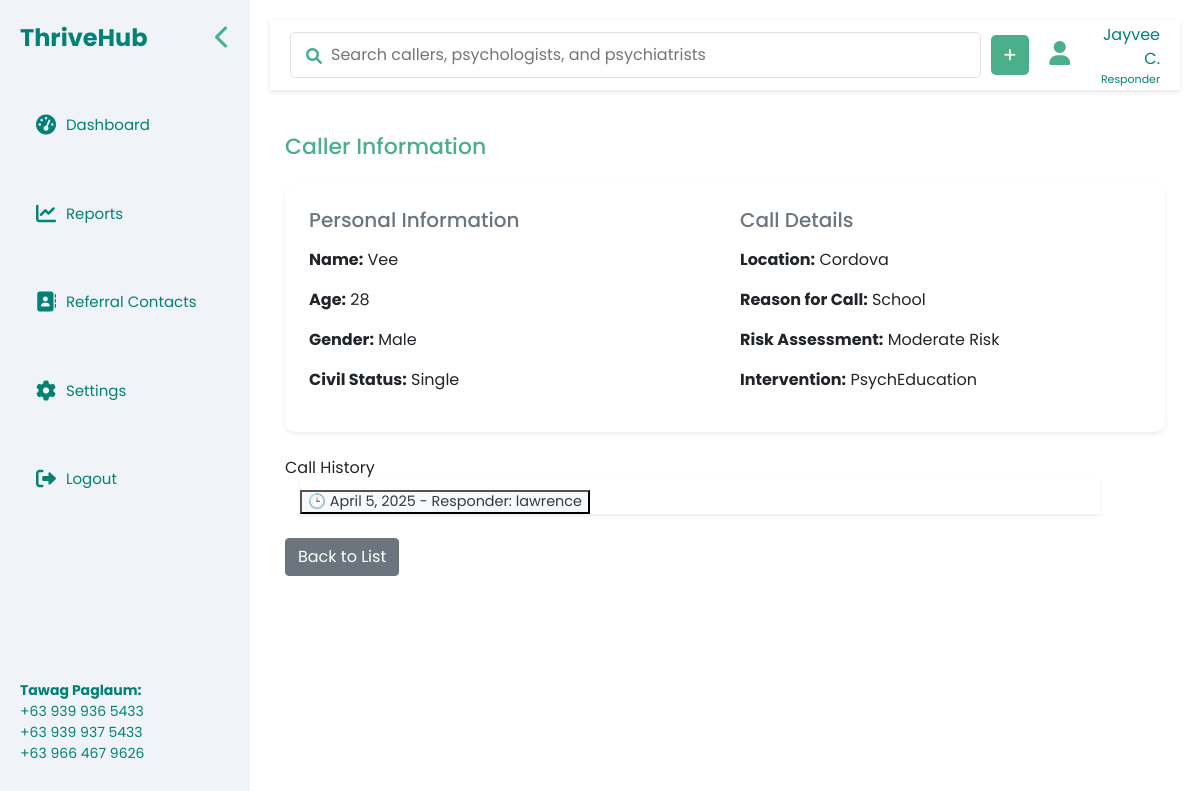
The app's page /caller/2/ (signed in) with its own data.
### form/models.py (models this page shows, shortened)
class Responder(AbstractUser):
    responderID = models.AutoField(primary_key=True)
    mfa_secret = models.CharField(max_length=16, blank=True, null=True)
    mfa_enabled = models.BooleanField(default=False)
    responderName = models.CharField(max_length=255)
    role = models.CharField(max_length=255)
    shift = models.CharField(max_length=255)
    password = models.CharField(default="password")
    username = models.CharField(max_length=150, unique=True)
    def __str__(self):
        return self.username

class Caller(models.Model):
    GENDER_CHOICES = [
        ('Male', 'Male'),
        ('Female', 'Female'),
        ('LGBTQ++', 'LGBTQ++'),
        ('N/A', 'N/A'),
    ]
    STATUS_CHOICES = [
        ('Single', 'Single'),
        ('Single (Living in)', 'Single (Living in)'),
        ('Married', 'Married'),
        ('Separated', 'Separated'),
        ('Widowed', 'Widowed'),
        ('N/A', 'N/A'),
    ]
    SOURCE_CHOICES = [
        ('Online', 'Online'),
        ('Media', 'Media'),
        ('Family/Friend', 'Family/Friend'),
        ('Colleague', 'Colleague'),
        ('Referral', 'Referral'),
    ]
    REASON_CHOICES = [
        ('Mental Health', 'Mental Health'),
        ('Marital', 'Marital'),
        ('School', 'School'),
        ('Financial', 'Financial'),
        ('Suicidal Crisis', 'Suicidal Crisis'),
        ('Calling for another person', 'Calling for another person'),
    ]
    INTERVENTION_CHOICES = [
        ('PsychEducation', 'PsychEducation'),
        ('Referral', 'Referral'),
        ('Empathetic Listening', 'Empathetic Listening'),
        ('Breathing Technique', 'Breathing Technique'),
    ]
    RISK_CHOICES = [
        ('Low Risk', 'Low Risk'),
        ('Moderate Risk', 'Moderate Risk'),
        ('High Risk', 'High Risk'),
    ]
    callerID = models.AutoField(primary_key=True)
    callerName = models.CharField(max_length=255, null=True, blank=True)
    gender = models.CharField(max_length=255, null=True, blank=True, choices=GENDER_CHOICES)
    civilStatus = models.CharField(max_length=255, null=True, blank=True, choices=STATUS_CHOICES, )
    age = models.CharField(max_length=2, null=True, blank=True)
    location = models.CharField(max_length=255, null=True, blank=True)
    infoSource = models.CharField(max_length=255, null=True, blank=True, choices=SOURCE_CHOICES)
    reason = models.CharField(max_length=255, null=True, blank=True, choices=REASON_CHOICES)
    intervention = models.CharField(max_length=255, null=True, blank=True, choices=INTERVENTION_CHOICES)
    riskAssessment = models.CharField(max_length=255, null=True, blank=True, choices=RISK_CHOICES)
    patient = models.ForeignKey('Patient', null=True, blank=True, on_delete=models.SET_NULL, related_name='callers')
    representative = models.ForeignKey('Representative', null=True, blank=True, on_delete=models.SET_NULL,
                                       related_name='representative')

class CallSession(models.Model):
    sessionID = models.AutoField(primary_key=True)
    caller = models.ForeignKey(Caller, on_delete=models.CASCADE, related_name='sessions')
    responder = models.ForeignKey(settings.AUTH_USER_MODEL, on_delete=models.CASCADE, related_name='call_sessions', default=1)
    startTime = models.TimeField(null=True, blank=True)
    endTime = models.TimeField(null=True, blank=True)
    callDate = models.DateField(default=now)
    outcome = models.CharField(max_length=255)
    notes = models.TextField()

### ThriveHub/views.py (the view)
# urls.py: path('caller/<int:callerID>/', caller_detail, name='caller_detail'),
def caller_detail(request, callerID):
    caller = get_object_or_404(Caller, callerID=callerID)
    call_sessions = CallSession.objects.filter(caller=caller).prefetch_related('transcript').order_by('-callDate')
    context = {
        'caller': caller,
        'call_sessions': call_sessions, }
    return render(request, 'caller_detail.html', context)

### templates/caller_detail.html (shortened to what this page needs)
{% extends 'layout.html' %}
{% block content %}
<div class="container mt-4">
    <h2 class="section-title mb-4">Caller Information</h2>
    <div class="card-caller shadow-sm p-4">
        <div class="row">
            <div class="col-md-6">
                <h5 class="text-secondary mb-3">Personal Information</h5>
                <p><strong>Name:</strong> {{ caller.callerName }}</p>
                <p><strong>Age:</strong> {{ caller.age }}</p>
                <p><strong>Gender:</strong> {{ caller.gender }}</p>
                <p><strong>Civil Status:</strong> {{ caller.civilStatus }}</p>
            </div>
            <div class="col-md-6">
                <h5 class="text-secondary mb-3">Call Details</h5>
                <p><strong>Location:</strong> {{ caller.location }}</p>
                <p><strong>Reason for Call:</strong> {{ caller.reason }}</p>
                <p><strong>Risk Assessment:</strong> {{ caller.riskAssessment }}</p>
                <p><strong>Intervention:</strong> {{ caller.intervention }}</p>
            </div>
        </div>
    </div>
    <div class="mt-4">
            Call History
    </div>
    {% if call_sessions %}
        <div class="accordion shadow-sm" id="callHistoryAccordion" style="max-width: 800px; margin-left: 15px;">
            {% for session in call_sessions %}
            <div class="accordion-item">
                <h3 class="accordion-header" id="heading{{ session.sessionID }}">
                    <button class="accordion-button collapsed bg-light text-dark fw-bold" type="button"
                            data-bs-toggle="collapse" data-bs-target="#collapse{{ session.sessionID }}"
                            aria-expanded="false" aria-controls="collapse{{ session.sessionID }}"
                            style="font-size: 0.9rem;">
                        🕒 {{ session.callDate }} - Responder: {{ session.responder }}
                    </button>
                </h3>
            </div>
            {% endfor %}
        </div>
    {% else %}
        <p class="text-muted text-center">No previous call history available for this caller.</p>
    {% endif %}
    <a href="{% url 'Reports' %}" class="btn btn-secondary mt-3">Back to List</a>
</div>
{% endblock %}

### templates/layout.html (shortened to what this page needs)
<!doctype html>
{% load static %}
<html lang="en">
<head>
    <link rel="stylesheet" href="https://cdnjs.cloudflare.com/ajax/libs/font-awesome/6.0.0-beta3/css/all.min.css">
    <link rel="stylesheet" href="https://maxcdn.bootstrapcdn.com/bootstrap/4.5.2/css/bootstrap.min.css">
    <link rel="stylesheet" href="{% static 'css/style.css' %}">
</head>
<body>
    <div class="dashboard-container">
    <div class="sidebar">
        <div class="logo">
            <span class="sidebar-title">ThriveHub</span>
            <div class="toggle-icon" onclick="toggleSidebar()">
                <i class="fas fa-chevron-left"></i>
            </div>
        </div>
        <nav>
            <a href="/" class="nav-link"><i class="fas fa-tachometer-alt"></i> <span class="nav-text">Dashboard</span></a>
            <a href="{% url 'Reports' %}" class="nav-link"><i class="fas fa-chart-line"></i> <span class="nav-text">Reports</span></a>
            <a href="/referrals" class="nav-link"><i class="fas fa-address-book"></i> <span class="nav-text">Referral Contacts</span></a>
            <a href="/settings" class="nav-link"><i class="fas fa-cog"></i> <span class="nav-text">Settings</span></a>
            <a href="{% url 'responder:logout' %}" class="nav-link"><i class="fas fa-sign-out-alt"></i> <span class="nav-text">Logout</span></a>
        </nav>
        <div class="sidebar-footer">
            <div class="footer-content">
                <span><b>Tawag Paglaum:</b></span>
                <p>
                    +63 939 936 5433 <br>
                    +63 939 937 5433 <br>
                    +63 966 467 9626 <br>
                </p>
            </div>
        </div>
    </div>
    <div class="main-content">
        <div class="header">
            <div class="search-container">
                <form action="{% url 'search_results' %}" method="GET" class="d-flex" style="width: 100%;">
                    <button type="submit" class="fas fa-search search-icon" style="border-style: none; background-color: transparent;"></button>
                    <input type="text" name="q" class="search-bar" placeholder="Search callers, psychologists, and psychiatrists" required>
                </form>
                <a href="{% url 'AddCall' %}" class="btn btn-sm def-btn add-call-btn">
                    <i class="fa-solid fa-plus"></i>
                </a>
            </div>
            <div class="user-info">
                <a href="{% url 'settings' %}"><i class="fa-solid fa-user"></i></a>
                <span>
                    {% if request.user.is_authenticated %}
                        {{ request.user.first_name|default:"Responder" }} {{ request.user.last_name|default:"" }} <br>
                    {% else %}
                        Responder<br>
                    {% endif %}
                    <span class="responder-text">Responder</span>
                </span>
            </div>
        </div>
        {% block content %}
        {% endblock %}

### static/css/style.css (style rules this page uses)
.dashboard-container { display: flex; height: 100vh; font-family: 'Poppins', sans-serif; }
.sidebar { background-color: #F0F4F9; width: 250px; padding: 20px; display: flex; flex-direction: column; justify-content: space-between; transition: width 0.4s; }
.logo { display: flex; align-items: center; justify-content: space-between; position: relative; }
.sidebar-title { font-size: 24px; font-weight: bold; margin-right: 10px; color: #038175; }
.toggle-icon { cursor: pointer; font-size: 24px; color: #4CAF8B; transition: transform 0.3s; }
.nav-link { text-decoration: none; color: #4CAF8B; margin-bottom: 20px; display: flex; align-items: center; justify-content: flex-start; margin-top: 50px; }
.nav-link i { font-size: 24px; transition: font-size 0.3s; }
.nav-link .nav-text { margin-left: 10px; transition: display 0.3s; }
.sidebar .nav-link i { font-size: 20px; }
.sidebar-footer { display: flex; flex-direction: column; align-items: flex-start; margin-top: auto; font-size: 14px; color: #038175; }
.footer-content { display: block; }
.sidebar a { text-decoration: none; color: #038175; font-size: 15px; display: flex; align-items: center; }
.logo { position: relative; font-size: 24px; font-weight: bold; }
.def-btn { background-color: #4CAF8B; color: white; }
.main-content { flex: 1; background-color: #fff; padding: 20px; display: flex; flex-direction: column; }
.header { background-color: #fff; height: 70px; padding: 10px 20px; display: flex; align-items: center; justify-content: space-between; box-shadow: 0px 2px 5px rgba(0, 0, 0, 0.1); }
.search-container { position: relative; display: flex; align-items: center; width: 200%; align-items: center; }
.header .search-bar { width: 100%; padding: 10px; border: 1px solid #e0e0e0; border-radius: 5px; padding-left: 40px; }
.search-icon { position: absolute; left: 10px; top: 15px; color: #4CAF8B; }
.header .user-info { display: flex; align-items: center; text-align: right; margin-left: 20px; width: 30%; }
.header .user-info i { font-size: 24px; margin-right: 20px; color: #4CAF8B; }
.header .user-info span { color: #038175; display: flex; flex-direction: column; }
.responder-text { font-size: 11px; display: block; }
.section-title { font-size: 22px; color: #4CAF8B; margin-bottom: 20px; margin-top: 20px; }
.card-caller { background-color: #fff; border-radius: 10px; box-shadow: 0 2px 8px rgba(0, 0, 0, 0.1); padding: 20px; flex: 1 1 calc(20% - 20px); width: 100%; transition: box-shadow 0.3s ease-in-out; }
.add-call-btn { display: flex; align-items: center; justify-content: center; width: 40px; height: 40px; overflow: hidden; background-color: #4CAF8B; color: white; text-decoration: none; border-radius: 5px; transition: width 0.3s ease-in-out, padding 0.3s ease-in-out; white-space: nowrap; position: relative; margin-left: 10px; }
.add-call-btn i { position: absolute; left: 50%; transform: translateX(-50%); transition: left 0.3s ease-in-out; }

### records on screen
Responder: user.first_name "Jayvee", user.last_name "C."
Caller: callerName "Vee", age "28", gender "Male", civilStatus "Single", location "Cordova", reason "School", riskAssessment "Moderate Risk", intervention "PsychEducation"
CallSession: callDate "April 5, 2025", responder "lawrence"
